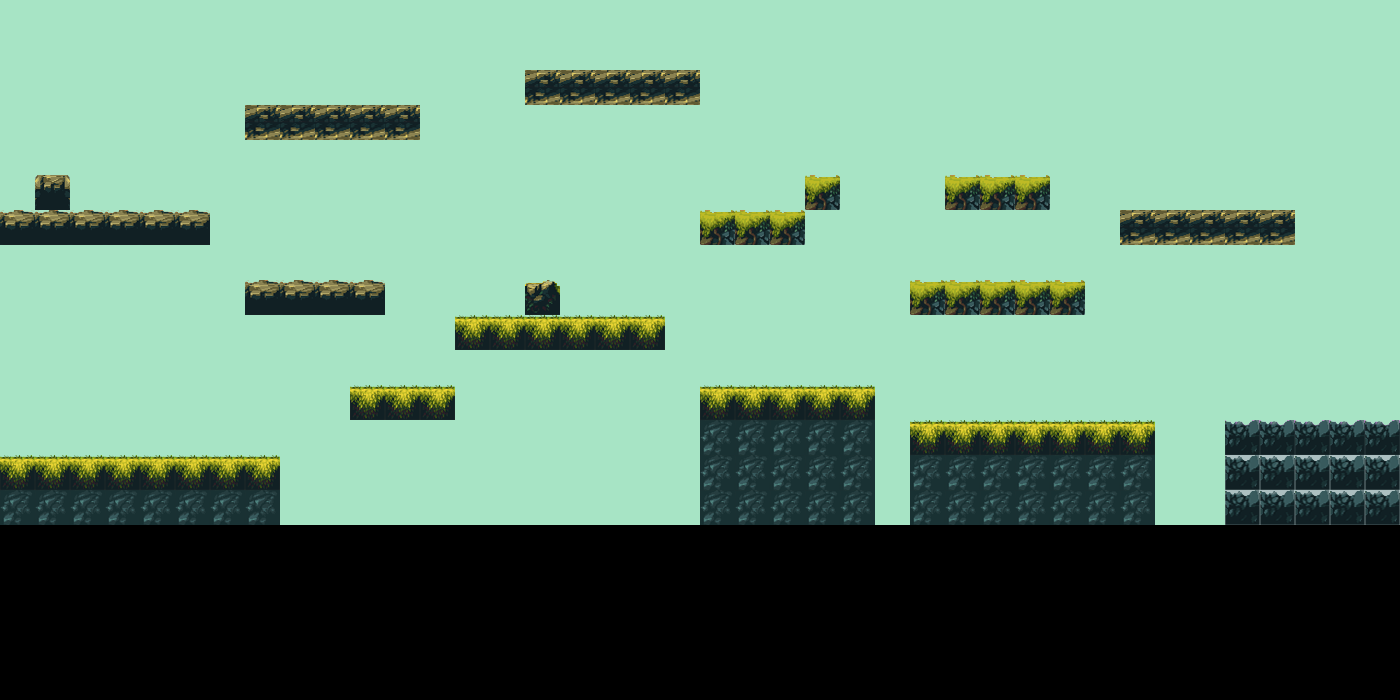

Below is a game level as drawn by its tile map, then a one-line description and the .tmx that defines it (tile-layer data replaced by summaries):
An orthogonal 40x20 tile map with 35x35 px tiles, 2 tile layers (backgroundLayer, collisionLayer) and 13 objects.

<map version="1.0" orientation="orthogonal" renderorder="right-down" width="40" height="20" tilewidth="35" tileheight="35" nextobjectid="17">
 <tileset firstgid="1" name="tiles_spritesheet" tilewidth="35" tileheight="35" spacing="1" tilecount="156" columns="12">
  <image source="../images/tiles_spritesheet.png" width="457" height="468" />
 </tileset>
 <layer name="backgroundLayer" width="40" height="20">
  <data>[800 cells, 600 non-empty, 1 distinct tile ids]</data>
 </layer>
 <layer name="collisionLayer" width="40" height="20">
  <data>[800 cells, 120 non-empty, 9 distinct tile ids]</data>
 </layer>
 <objectgroup name="objectsLayer">
  <object id="1" gid="147" x="29" y="439" width="35" height="35">
   <properties>
    <property name="type" value="player" />
   </properties>
  </object>
  <object id="2" gid="148" x="304" y="274" width="35" height="35">
   <properties>
    <property name="key" value="goal" />
    <property name="nextLevel" value="level2" />
    <property name="type" value="goal" />
   </properties>
  </object>
  <object id="3" gid="146" x="365" y="380" width="35" height="35">
   <properties>
    <property name="type" value="enemy" />
    <property name="velocity" value="120" />
   </properties>
  </object>
  <object id="4" gid="146" x="211" y="454" width="35" height="35">
   <properties>
    <property name="type" value="enemy" />
   </properties>
  </object>
  <object id="5" gid="146" x="718" y="203" width="35" height="35">
   <properties>
    <property name="type" value="enemy" />
   </properties>
  </object>
  <object id="6" gid="146" x="947" y="277" width="35" height="35">
   <properties>
    <property name="type" value="enemy" />
   </properties>
  </object>
  <object id="7" gid="146" x="948" y="418" width="35" height="35">
   <properties>
    <property name="type" value="enemy" />
   </properties>
  </object>
  <object id="8" gid="146" x="1287" y="415" width="35" height="35">
   <properties>
    <property name="type" value="enemy" />
   </properties>
  </object>
  <object id="9" gid="146" x="98" y="207" width="35" height="35">
   <properties>
    <property name="type" value="enemy" />
   </properties>
  </object>
  <object id="10" gid="146" x="755" y="384" width="35" height="35">
   <properties>
    <property name="type" value="enemy" />
   </properties>
  </object>
  <object id="11" gid="146" x="1171" y="208" width="35" height="35">
   <properties>
    <property name="type" value="enemy" />
   </properties>
  </object>
  <object id="12" gid="146" x="972" y="173" width="35" height="35">
   <properties>
    <property name="type" value="enemy" />
   </properties>
  </object>
  <object id="13" gid="146" x="600" y="311" width="35" height="35">
   <properties>
    <property name="type" value="enemy" />
   </properties>
  </object>
 </objectgroup>
</map>